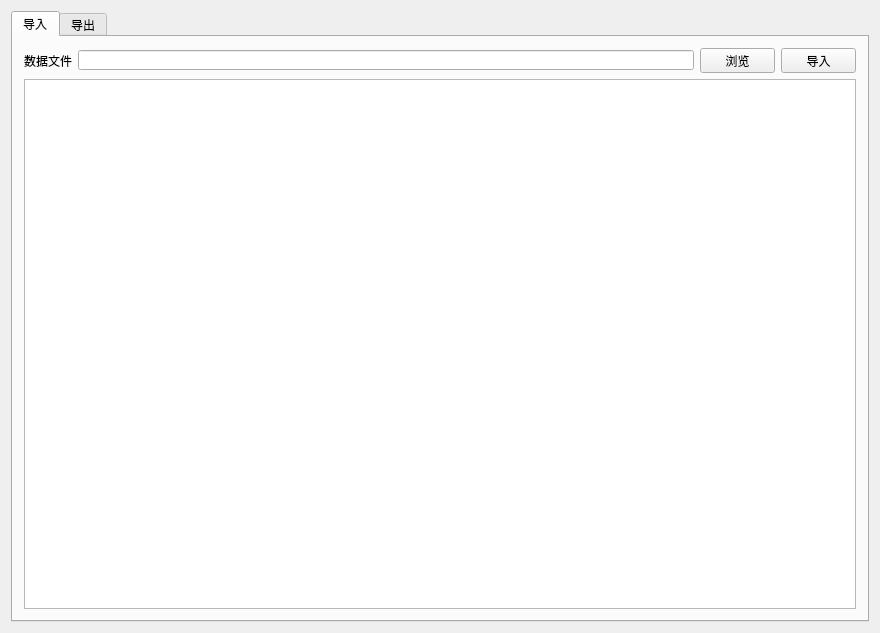
<?xml version="1.0" encoding="UTF-8"?>
<ui version="4.0">
 <class>ProductManagement</class>
 <widget class="QWidget" name="ProductManagement">
  <property name="geometry">
   <rect>
    <x>0</x>
    <y>0</y>
    <width>880</width>
    <height>633</height>
   </rect>
  </property>
  <property name="windowTitle">
   <string>ProductManagement</string>
  </property>
  <layout class="QGridLayout" name="gridLayout">
   <item row="0" column="0">
    <widget class="QTabWidget" name="tabWidget">
     <property name="currentIndex">
      <number>0</number>
     </property>
     <widget class="QWidget" name="tab">
      <attribute name="title">
       <string>导入</string>
      </attribute>
      <layout class="QGridLayout" name="gridLayout_3">
       <item row="0" column="0">
        <layout class="QHBoxLayout" name="horizontalLayout_2">
         <item>
          <layout class="QHBoxLayout" name="horizontalLayout">
           <item>
            <widget class="QLabel" name="label_6">
             <property name="text">
              <string>数据文件</string>
             </property>
            </widget>
           </item>
           <item>
            <widget class="QLineEdit" name="lineEdit">
             <property name="maximumSize">
              <size>
               <width>16777215</width>
               <height>20</height>
              </size>
             </property>
            </widget>
           </item>
          </layout>
         </item>
         <item>
          <widget class="QPushButton" name="openButton">
           <property name="sizePolicy">
            <sizepolicy hsizetype="Fixed" vsizetype="Fixed">
             <horstretch>0</horstretch>
             <verstretch>0</verstretch>
            </sizepolicy>
           </property>
           <property name="maximumSize">
            <size>
             <width>75</width>
             <height>25</height>
            </size>
           </property>
           <property name="text">
            <string>浏览</string>
           </property>
           <property name="icon">
            <iconset resource="QFramer.qrc">
             <normaloff>:/skin/icons/dark/appbar.folder.open.png</normaloff>:/skin/icons/dark/appbar.folder.open.png</iconset>
           </property>
           <property name="iconSize">
            <size>
             <width>30</width>
             <height>30</height>
            </size>
           </property>
           <property name="checkable">
            <bool>false</bool>
           </property>
          </widget>
         </item>
         <item>
          <widget class="QPushButton" name="inputButton">
           <property name="sizePolicy">
            <sizepolicy hsizetype="Fixed" vsizetype="Fixed">
             <horstretch>0</horstretch>
             <verstretch>0</verstretch>
            </sizepolicy>
           </property>
           <property name="minimumSize">
            <size>
             <width>75</width>
             <height>0</height>
            </size>
           </property>
           <property name="maximumSize">
            <size>
             <width>75</width>
             <height>25</height>
            </size>
           </property>
           <property name="font">
            <font>
             <family>AcadEref</family>
             <pointsize>9</pointsize>
             <weight>50</weight>
             <bold>false</bold>
            </font>
           </property>
           <property name="cursor">
            <cursorShape>ArrowCursor</cursorShape>
           </property>
           <property name="text">
            <string>导入</string>
           </property>
           <property name="icon">
            <iconset resource="QFramer.qrc">
             <normaloff>:/skin/icons/dark/appbar.inbox.out.png</normaloff>:/skin/icons/dark/appbar.inbox.out.png</iconset>
           </property>
           <property name="iconSize">
            <size>
             <width>30</width>
             <height>30</height>
            </size>
           </property>
          </widget>
         </item>
        </layout>
       </item>
       <item row="1" column="0">
        <widget class="QTableWidget" name="tableWidget"/>
       </item>
      </layout>
     </widget>
     <widget class="QWidget" name="tab_2">
      <attribute name="title">
       <string>导出</string>
      </attribute>
      <layout class="QGridLayout" name="gridLayout_2">
       <item row="1" column="0">
        <widget class="QTableView" name="tableView_2">
         <property name="sortingEnabled">
          <bool>true</bool>
         </property>
        </widget>
       </item>
       <item row="0" column="0">
        <layout class="QHBoxLayout" name="horizontalLayout_4">
         <item>
          <widget class="QLabel" name="label">
           <property name="sizePolicy">
            <sizepolicy hsizetype="Minimum" vsizetype="Fixed">
             <horstretch>0</horstretch>
             <verstretch>0</verstretch>
            </sizepolicy>
           </property>
           <property name="text">
            <string>按卫星编号搜索：</string>
           </property>
          </widget>
         </item>
         <item>
          <widget class="QComboBox" name="comboBox">
           <property name="sizePolicy">
            <sizepolicy hsizetype="Expanding" vsizetype="Fixed">
             <horstretch>0</horstretch>
             <verstretch>0</verstretch>
            </sizepolicy>
           </property>
           <property name="editable">
            <bool>true</bool>
           </property>
          </widget>
         </item>
         <item>
          <widget class="QPushButton" name="previewButton_2">
           <property name="sizePolicy">
            <sizepolicy hsizetype="Fixed" vsizetype="Fixed">
             <horstretch>0</horstretch>
             <verstretch>0</verstretch>
            </sizepolicy>
           </property>
           <property name="maximumSize">
            <size>
             <width>16777215</width>
             <height>25</height>
            </size>
           </property>
           <property name="text">
            <string>查询</string>
           </property>
           <property name="icon">
            <iconset resource="QFramer.qrc">
             <normaloff>:/skin/icons/dark/appbar.tv.png</normaloff>:/skin/icons/dark/appbar.tv.png</iconset>
           </property>
           <property name="iconSize">
            <size>
             <width>30</width>
             <height>30</height>
            </size>
           </property>
          </widget>
         </item>
         <item>
          <widget class="QPushButton" name="advancedsearchButton">
           <property name="minimumSize">
            <size>
             <width>75</width>
             <height>25</height>
            </size>
           </property>
           <property name="maximumSize">
            <size>
             <width>75</width>
             <height>25</height>
            </size>
           </property>
           <property name="text">
            <string>高级搜索</string>
           </property>
          </widget>
         </item>
         <item>
          <widget class="QPushButton" name="queryButton">
           <property name="sizePolicy">
            <sizepolicy hsizetype="Fixed" vsizetype="Fixed">
             <horstretch>0</horstretch>
             <verstretch>0</verstretch>
            </sizepolicy>
           </property>
           <property name="maximumSize">
            <size>
             <width>16777215</width>
             <height>25</height>
            </size>
           </property>
           <property name="text">
            <string>清空</string>
           </property>
           <property name="icon">
            <iconset resource="QFramer.qrc">
             <normaloff>:/skin/icons/dark/appbar.delete.png</normaloff>:/skin/icons/dark/appbar.delete.png</iconset>
           </property>
           <property name="iconSize">
            <size>
             <width>30</width>
             <height>30</height>
            </size>
           </property>
          </widget>
         </item>
         <item>
          <widget class="QPushButton" name="outButton">
           <property name="sizePolicy">
            <sizepolicy hsizetype="Fixed" vsizetype="Fixed">
             <horstretch>0</horstretch>
             <verstretch>0</verstretch>
            </sizepolicy>
           </property>
           <property name="maximumSize">
            <size>
             <width>16777215</width>
             <height>25</height>
            </size>
           </property>
           <property name="toolTip">
            <string>导出至excel</string>
           </property>
           <property name="text">
            <string>导出</string>
           </property>
           <property name="icon">
            <iconset resource="QFramer.qrc">
             <normaloff>:/skin/icons/dark/appbar.inbox.in.png</normaloff>:/skin/icons/dark/appbar.inbox.in.png</iconset>
           </property>
           <property name="iconSize">
            <size>
             <width>30</width>
             <height>30</height>
            </size>
           </property>
          </widget>
         </item>
        </layout>
       </item>
      </layout>
     </widget>
    </widget>
   </item>
  </layout>
 </widget>
 <layoutdefault spacing="6" margin="11"/>
 <resources>
  <include location="QFramer.qrc"/>
 </resources>
 <connections/>
</ui>
